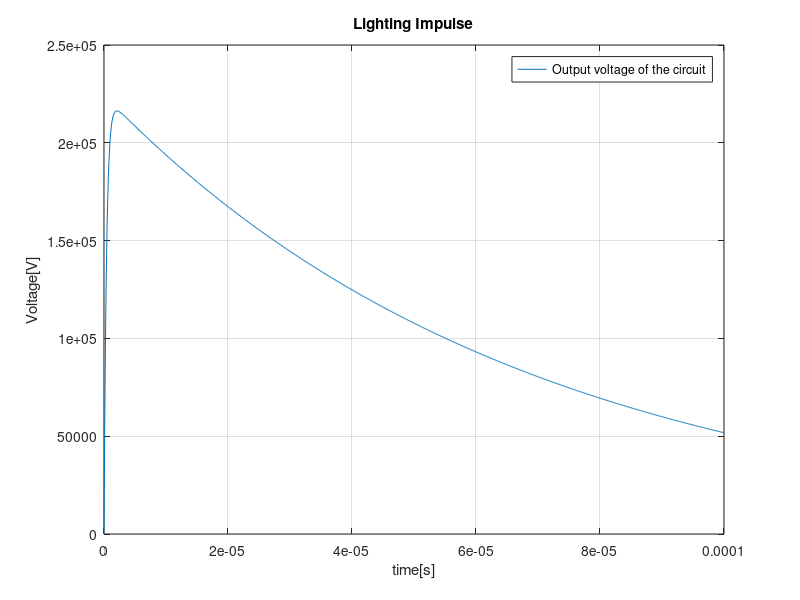

The MATLAB source for this figure:
%HV 2011
clc
clear all
close all
%PARAMETERS for type b!!!!!
R2=9500;
C1=10e-9;
C2=1.2e-9;
alfa1=(1/(68.2e-6));
alfa2=(1/(0.405e-6));
R1=(1/(2*C2))*((1/alfa1)+(1/alfa2)-sqrt((((1/alfa1)+(1/alfa2))^2)-4*(C1+C2)/(alfa1*alfa2*C1)))

Vo=250000;
k=R1*C2;
t=[0:1e-7:0.0001];
V=(Vo/k)*(1/(alfa2-alfa1))*(exp(-alfa1*t)-exp(-alfa2*t));
eficiency_theoretical=1/(1+(C2/C1))
figure(1)
plot(t,V)
title('Lighting Impulse')
ylabel('Voltage[V]')
xlabel('time[s]')
legend('Output voltage of the circuit')
grid on
